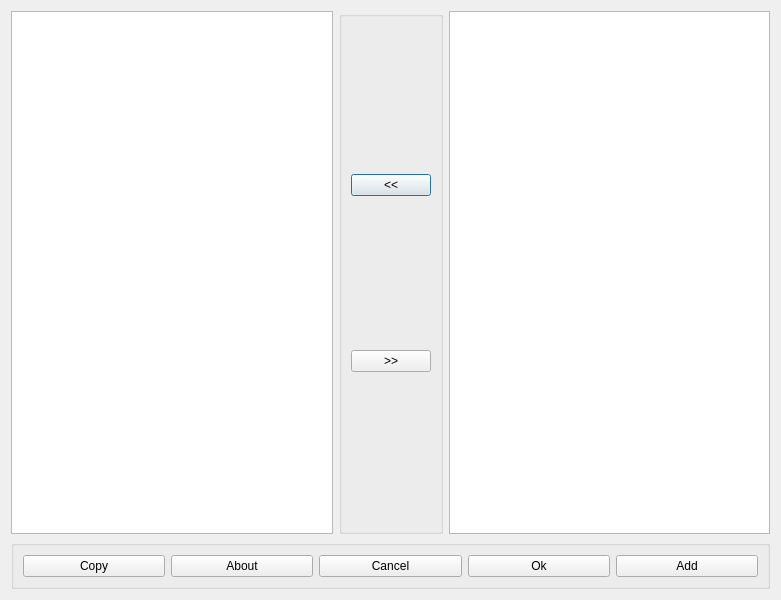
<?xml version="1.0" encoding="UTF-8"?>
<ui version="4.0">
 <class>ShopListDlg</class>
 <widget class="QDialog" name="ShopListDlg">
  <property name="geometry">
   <rect>
    <x>0</x>
    <y>0</y>
    <width>781</width>
    <height>600</height>
   </rect>
  </property>
  <property name="windowTitle">
   <string>ShopList</string>
  </property>
  <layout class="QGridLayout" name="gridLayout">
   <item row="0" column="0">
    <widget class="QListView" name="inList">
     <property name="alternatingRowColors">
      <bool>true</bool>
     </property>
    </widget>
   </item>
   <item row="0" column="1">
    <widget class="QGroupBox" name="groupBox">
     <property name="title">
      <string/>
     </property>
     <layout class="QVBoxLayout" name="verticalLayout">
      <item>
       <widget class="QPushButton" name="btnAdd">
        <property name="text">
         <string>&lt;&lt;</string>
        </property>
       </widget>
      </item>
      <item>
       <widget class="QPushButton" name="btnRemove">
        <property name="text">
         <string>&gt;&gt;</string>
        </property>
       </widget>
      </item>
     </layout>
    </widget>
   </item>
   <item row="0" column="2">
    <widget class="QListView" name="outList">
     <property name="alternatingRowColors">
      <bool>true</bool>
     </property>
    </widget>
   </item>
   <item row="1" column="0" colspan="3">
    <widget class="QGroupBox" name="groupBox_2">
     <property name="title">
      <string/>
     </property>
     <layout class="QHBoxLayout" name="horizontalLayout">
      <item>
       <widget class="QPushButton" name="btnCopy">
        <property name="text">
         <string>Copy</string>
        </property>
       </widget>
      </item>
      <item>
       <widget class="QPushButton" name="btnAbout">
        <property name="text">
         <string>About</string>
        </property>
       </widget>
      </item>
      <item>
       <widget class="QPushButton" name="btnCancel">
        <property name="text">
         <string>Cancel</string>
        </property>
       </widget>
      </item>
      <item>
       <widget class="QPushButton" name="btnOk">
        <property name="text">
         <string>Ok</string>
        </property>
       </widget>
      </item>
      <item>
       <widget class="QPushButton" name="btnInsert">
        <property name="text">
         <string>Add</string>
        </property>
       </widget>
      </item>
     </layout>
    </widget>
   </item>
  </layout>
 </widget>
 <resources/>
 <connections/>
</ui>
